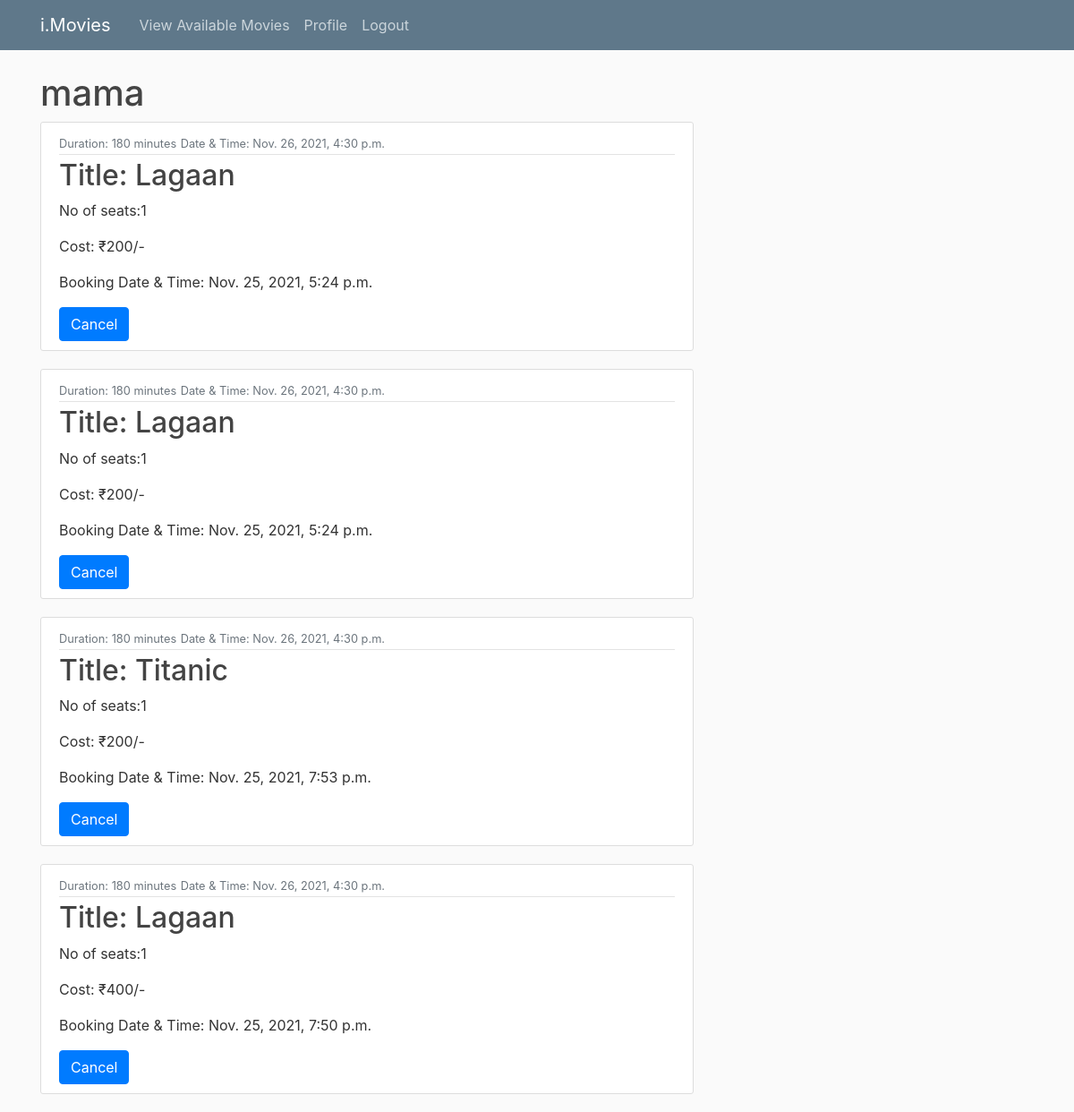
Page /profile/ (signed in) on the earlier database version.
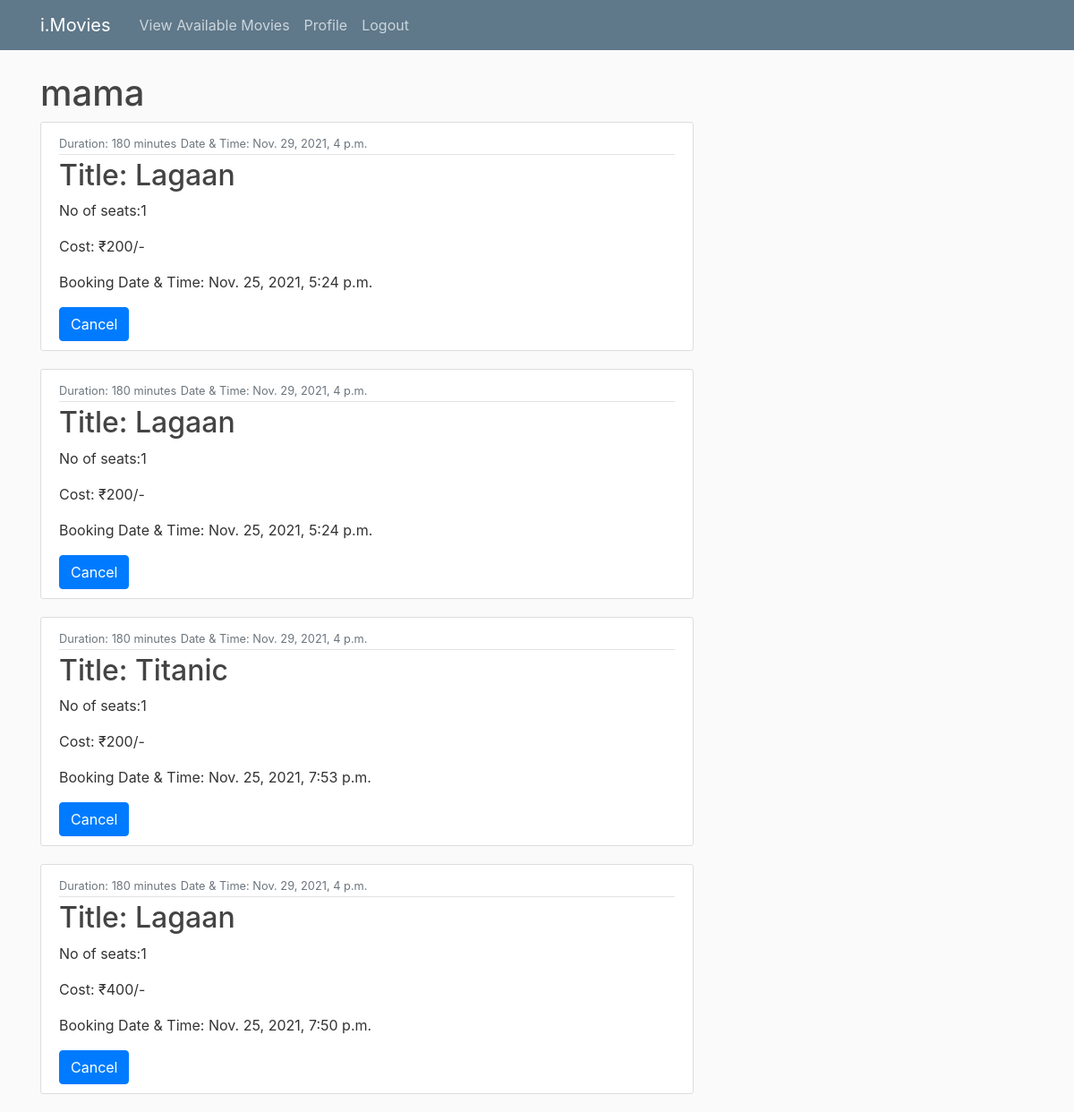
Same page on the later database version.
### users_profile/models.py (models this page shows, shortened)
class Ticket(models.Model):
    user = models.ForeignKey(User, on_delete=models.CASCADE)
    screening = models.ForeignKey(Screening, on_delete=models.CASCADE)
    no_of_seats=models.IntegerField(default=0)
    cost=models.IntegerField(default=0)
    booking_time=models.DateTimeField(auto_now=True)

### movies/models.py (models this page shows, shortened)
class Screening(models.Model):
    hall_name = models.CharField(max_length=32)
    movie_id = models.ForeignKey(Movie, on_delete=models.CASCADE)
    theatre_id = models.ForeignKey(Theatre, on_delete=models.CASCADE)
    available_seats = models.IntegerField(default=0)
    price=models.IntegerField(default=0)
    time=models.DateTimeField(auto_now=False)

class Movie(models.Model):
    rating_choice = (
        ('U', 'U'),
        ('UA', 'UA'),
        ('A', 'A'),
        ('S', 'S'),
    )
    image = models.ImageField(default='default.jpg', upload_to='movie_pics')
    title = models.CharField(max_length=256)
    trailer = models.URLField(default='https://www.youtube.com/')
    description = models.TextField()
    cast = models.CharField(max_length=1024)
    duration_min = models.IntegerField()
    certification_label = models.CharField(max_length=2,choices=rating_choice)

### users_profile/views.py (the view)
# urls.py: path('profile/',user_views.profile,name='profile'),
@login_required
def profile(request):
    current_user = request.user
    context = {'tickets': Ticket.objects.filter(user=current_user)}
    for ticket in Ticket.objects.filter(user=current_user):
        if ticket.no_of_seats == 0:
            ticket.delete()
    return render(request,'users_profile/profile.html', context)

### users_profile/templates/users_profile/profile.html
{% extends "movies/base.html" %}
{% load crispy_forms_tags %}
{% block content %}
    <h1>
        {{ user.username }}
    </h1>
    {% for ticket in tickets %}
        <article class="media content-section">
          <div class="media-body">
            <div class="article-metadata">
              <small class="text-muted">Duration: {{ ticket.screening.movie_id.duration_min }} minutes</small>
              <small class="text-muted">Date & Time: {{ ticket.screening.time }}</small>
            </div>
            <h2><a class="article-title" href="#">
                Title: {{ ticket.screening.movie_id.title }}</a></h2>
                <p class="article-content">No of seats:{{ ticket.no_of_seats }}</p>
                <p class="article-content">Cost: ₹{{ ticket.cost }}/-</p>
                <p class="article-content">Booking Date & Time: {{ ticket.booking_time }}</p>
                <a href="{%url 'cancel' ticket.pk %}" class="btn btn-primary">Cancel</a>
          </div>
        </article>
    {% endfor %}
    {% endblock content %}

Differences in the rows shown:
changed through a linked row, Ticket (number 1 of 4 on the later page): screening.time "Nov. 26, 2021, 4:30 p.m." → "Nov. 29, 2021, 4 p.m."
changed through a linked row, Ticket (number 2 of 4 on the later page): screening.time "Nov. 26, 2021, 4:30 p.m." → "Nov. 29, 2021, 4 p.m."
changed through a linked row, Ticket "Nov. 25, 2021, 7:53 p.m.": screening.time "Nov. 26, 2021, 4:30 p.m." → "Nov. 29, 2021, 4 p.m."
changed through a linked row, Ticket "Nov. 25, 2021, 7:50 p.m.": screening.time "Nov. 26, 2021, 4:30 p.m." → "Nov. 29, 2021, 4 p.m."
